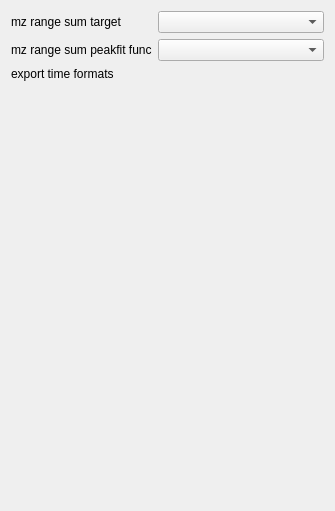
<?xml version="1.0" encoding="UTF-8"?>
<ui version="4.0">
 <class>Form</class>
 <widget class="QWidget" name="Form">
  <property name="geometry">
   <rect>
    <x>0</x>
    <y>0</y>
    <width>335</width>
    <height>511</height>
   </rect>
  </property>
  <property name="windowTitle">
   <string>Form</string>
  </property>
  <layout class="QFormLayout" name="formLayout">
   <item row="2" column="0">
    <widget class="QLabel" name="timeformatLabel">
     <property name="text">
      <string>export time formats</string>
     </property>
    </widget>
   </item>
   <item row="2" column="1">
    <layout class="QVBoxLayout" name="timeformatVerticalLayout"/>
   </item>
   <item row="0" column="0">
    <widget class="QLabel" name="label">
     <property name="text">
      <string>mz range sum target</string>
     </property>
    </widget>
   </item>
   <item row="0" column="1">
    <widget class="QComboBox" name="mzRangeTargetComboBox"/>
   </item>
   <item row="1" column="1">
    <widget class="QComboBox" name="mzRangePeakfitFuncCommboBox"/>
   </item>
   <item row="1" column="0">
    <widget class="QLabel" name="label_2">
     <property name="text">
      <string>mz range sum peakfit func</string>
     </property>
    </widget>
   </item>
  </layout>
 </widget>
 <resources/>
 <connections/>
</ui>
